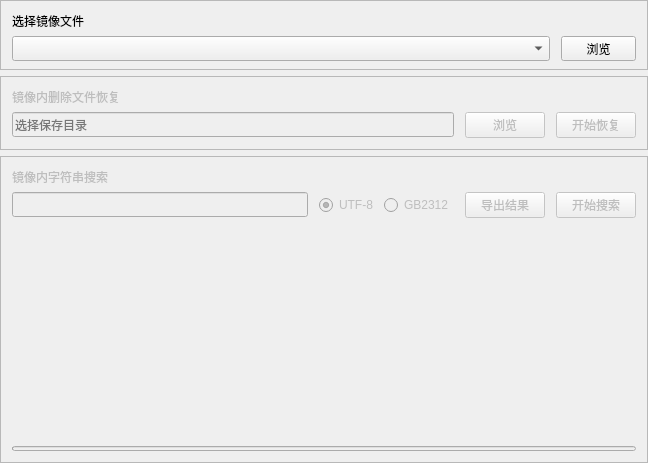
<?xml version="1.0" encoding="UTF-8"?>
<ui version="4.0">
 <class>AnalyzeImageDlg</class>
 <widget class="QFrame" name="AnalyzeImageDlg">
  <property name="geometry">
   <rect>
    <x>0</x>
    <y>0</y>
    <width>648</width>
    <height>463</height>
   </rect>
  </property>
  <property name="windowTitle">
   <string>AnalyzeImageDlg</string>
  </property>
  <layout class="QVBoxLayout" name="verticalLayout">
   <property name="margin">
    <number>0</number>
   </property>
   <item>
    <widget class="QFrame" name="image_frame_1">
     <property name="minimumSize">
      <size>
       <width>0</width>
       <height>70</height>
      </size>
     </property>
     <property name="maximumSize">
      <size>
       <width>16777215</width>
       <height>70</height>
      </size>
     </property>
     <property name="frameShape">
      <enum>QFrame::StyledPanel</enum>
     </property>
     <property name="frameShadow">
      <enum>QFrame::Raised</enum>
     </property>
     <layout class="QVBoxLayout" name="verticalLayout_2">
      <item>
       <widget class="QLabel" name="image_sec_1">
        <property name="text">
         <string>选择镜像文件</string>
        </property>
       </widget>
      </item>
      <item>
       <layout class="QHBoxLayout" name="horizontalLayout">
        <item>
         <widget class="QComboBox" name="cmbImage">
          <property name="minimumSize">
           <size>
            <width>0</width>
            <height>25</height>
           </size>
          </property>
         </widget>
        </item>
        <item>
         <spacer name="horizontalSpacer_3">
          <property name="orientation">
           <enum>Qt::Horizontal</enum>
          </property>
          <property name="sizeType">
           <enum>QSizePolicy::Fixed</enum>
          </property>
          <property name="sizeHint" stdset="0">
           <size>
            <width>5</width>
            <height>20</height>
           </size>
          </property>
         </spacer>
        </item>
        <item>
         <widget class="QPushButton" name="btnBrowseImage">
          <property name="minimumSize">
           <size>
            <width>75</width>
            <height>25</height>
           </size>
          </property>
          <property name="maximumSize">
           <size>
            <width>75</width>
            <height>25</height>
           </size>
          </property>
          <property name="text">
           <string>浏览</string>
          </property>
         </widget>
        </item>
       </layout>
      </item>
     </layout>
    </widget>
   </item>
   <item>
    <widget class="QFrame" name="image_frame_2">
     <property name="enabled">
      <bool>false</bool>
     </property>
     <property name="frameShape">
      <enum>QFrame::StyledPanel</enum>
     </property>
     <property name="frameShadow">
      <enum>QFrame::Raised</enum>
     </property>
     <layout class="QVBoxLayout" name="verticalLayout_3">
      <item>
       <widget class="QLabel" name="image_sec_2">
        <property name="text">
         <string>镜像内删除文件恢复</string>
        </property>
       </widget>
      </item>
      <item>
       <layout class="QHBoxLayout" name="horizontalLayout_2">
        <item>
         <widget class="QLineEdit" name="edtSavePath">
          <property name="minimumSize">
           <size>
            <width>0</width>
            <height>25</height>
           </size>
          </property>
          <property name="readOnly">
           <bool>true</bool>
          </property>
          <property name="placeholderText">
           <string>选择保存目录</string>
          </property>
         </widget>
        </item>
        <item>
         <spacer name="horizontalSpacer_2">
          <property name="orientation">
           <enum>Qt::Horizontal</enum>
          </property>
          <property name="sizeType">
           <enum>QSizePolicy::Fixed</enum>
          </property>
          <property name="sizeHint" stdset="0">
           <size>
            <width>5</width>
            <height>20</height>
           </size>
          </property>
         </spacer>
        </item>
        <item>
         <widget class="QPushButton" name="btnBrowseSavePath">
          <property name="minimumSize">
           <size>
            <width>75</width>
            <height>25</height>
           </size>
          </property>
          <property name="text">
           <string>浏览</string>
          </property>
         </widget>
        </item>
        <item>
         <spacer name="horizontalSpacer_5">
          <property name="orientation">
           <enum>Qt::Horizontal</enum>
          </property>
          <property name="sizeType">
           <enum>QSizePolicy::Fixed</enum>
          </property>
          <property name="sizeHint" stdset="0">
           <size>
            <width>5</width>
            <height>20</height>
           </size>
          </property>
         </spacer>
        </item>
        <item>
         <widget class="QPushButton" name="btnRecovery">
          <property name="minimumSize">
           <size>
            <width>75</width>
            <height>25</height>
           </size>
          </property>
          <property name="text">
           <string>开始恢复</string>
          </property>
         </widget>
        </item>
       </layout>
      </item>
     </layout>
    </widget>
   </item>
   <item>
    <widget class="QFrame" name="image_frame_3">
     <property name="enabled">
      <bool>false</bool>
     </property>
     <property name="sizePolicy">
      <sizepolicy hsizetype="Expanding" vsizetype="Preferred">
       <horstretch>0</horstretch>
       <verstretch>0</verstretch>
      </sizepolicy>
     </property>
     <property name="frameShape">
      <enum>QFrame::StyledPanel</enum>
     </property>
     <property name="frameShadow">
      <enum>QFrame::Raised</enum>
     </property>
     <layout class="QVBoxLayout" name="verticalLayout_4">
      <item>
       <widget class="QLabel" name="image_sec_3">
        <property name="text">
         <string>镜像内字符串搜索</string>
        </property>
       </widget>
      </item>
      <item>
       <layout class="QHBoxLayout" name="horizontalLayout_3">
        <item>
         <widget class="QLineEdit" name="edtSearchStr">
          <property name="minimumSize">
           <size>
            <width>250</width>
            <height>25</height>
           </size>
          </property>
         </widget>
        </item>
        <item>
         <spacer name="horizontalSpacer_6">
          <property name="orientation">
           <enum>Qt::Horizontal</enum>
          </property>
          <property name="sizeType">
           <enum>QSizePolicy::Fixed</enum>
          </property>
          <property name="sizeHint" stdset="0">
           <size>
            <width>5</width>
            <height>20</height>
           </size>
          </property>
         </spacer>
        </item>
        <item>
         <widget class="QRadioButton" name="btnUtf8">
          <property name="text">
           <string>UTF-8</string>
          </property>
          <property name="checked">
           <bool>true</bool>
          </property>
         </widget>
        </item>
        <item>
         <widget class="QRadioButton" name="btnGb2312">
          <property name="text">
           <string>GB2312</string>
          </property>
         </widget>
        </item>
        <item>
         <spacer name="horizontalSpacer">
          <property name="orientation">
           <enum>Qt::Horizontal</enum>
          </property>
          <property name="sizeType">
           <enum>QSizePolicy::Fixed</enum>
          </property>
          <property name="sizeHint" stdset="0">
           <size>
            <width>5</width>
            <height>20</height>
           </size>
          </property>
         </spacer>
        </item>
        <item>
         <widget class="QPushButton" name="btnExport">
          <property name="minimumSize">
           <size>
            <width>75</width>
            <height>25</height>
           </size>
          </property>
          <property name="text">
           <string>导出结果</string>
          </property>
         </widget>
        </item>
        <item>
         <spacer name="horizontalSpacer_4">
          <property name="orientation">
           <enum>Qt::Horizontal</enum>
          </property>
          <property name="sizeType">
           <enum>QSizePolicy::Fixed</enum>
          </property>
          <property name="sizeHint" stdset="0">
           <size>
            <width>5</width>
            <height>20</height>
           </size>
          </property>
         </spacer>
        </item>
        <item>
         <widget class="QPushButton" name="btnSearch">
          <property name="minimumSize">
           <size>
            <width>75</width>
            <height>25</height>
           </size>
          </property>
          <property name="text">
           <string>开始搜索</string>
          </property>
         </widget>
        </item>
       </layout>
      </item>
      <item>
       <widget class="QTextEdit" name="edtResult">
        <property name="frameShape">
         <enum>QFrame::NoFrame</enum>
        </property>
        <property name="readOnly">
         <bool>true</bool>
        </property>
       </widget>
      </item>
      <item>
       <widget class="QProgressBar" name="searchProgress">
        <property name="maximumSize">
         <size>
          <width>16777215</width>
          <height>5</height>
         </size>
        </property>
        <property name="value">
         <number>0</number>
        </property>
        <property name="textVisible">
         <bool>false</bool>
        </property>
       </widget>
      </item>
     </layout>
    </widget>
   </item>
  </layout>
 </widget>
 <layoutdefault spacing="6" margin="11"/>
 <resources/>
 <connections/>
</ui>
